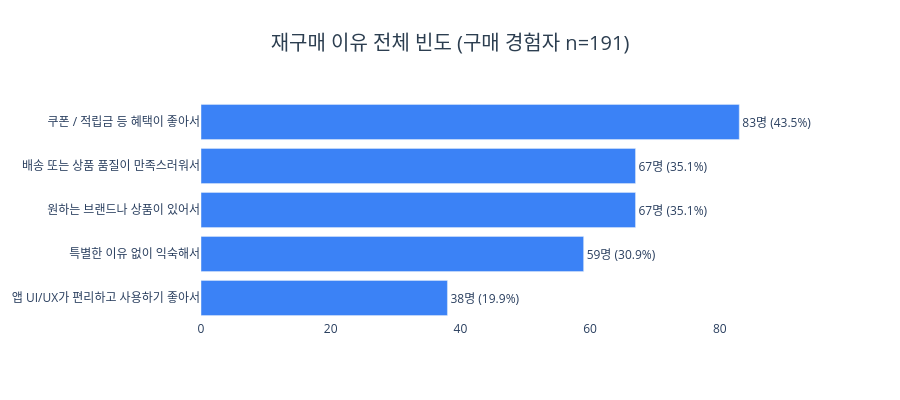

Notebook code for this chart:
### Code cell
repurchase_base_n = df['repurchase_reason'].notna().sum()
repurchase_text = [
    f"{int(n)}명 ({n / repurchase_base_n * 100:.1f}%)"
    for n in repurchase_all['언급 수']
]

fig = go.Figure(go.Bar(
    x=repurchase_all['언급 수'],
    y=repurchase_all['재구매 이유'],
    orientation='h',
    marker_color='#3B82F6',
    text=repurchase_text,
    textposition='outside'
))
fig.update_layout(
    title=dict(text=f'재구매 이유 전체 빈도 (구매 경험자 n={repurchase_base_n})', x=0.5, xanchor='center', font=dict(size=20, color='#2c3e50')),
    xaxis=dict(range=[0, repurchase_all['언급 수'].max() * 1.15]),
    plot_bgcolor='white',
    height=400,
    yaxis=dict(autorange='reversed')
)
fig.show()

### Figure 1 — Plotly figure (JSON) as saved in the notebook; plotly's stock layout.template omitted (floating-point values rounded to 4 significant figures)
{"data": [{"marker": {"color": "#3B82F6"}, "orientation": "h", "text": ["83명 (43.5%)", "67명 (35.1%)", "67명 (35.1%)", "59명 (30.9%)", "38명 (19.9%)"], "textposition": "outside", "type": "bar", "x": [83, 67, 67, 59, 38], "y": ["쿠폰 / 적립금 등 혜택이 좋아서", "배송 또는 상품 품질이 만족스러워서", "원하는 브랜드나 상품이 있어서", "특별한 이유 없이 익숙해서", "앱 UI/UX가 편리하고 사용하기 좋아서"]}], "layout": {"height": 400, "plot_bgcolor": "white", "title": {"font": {"color": "#2c3e50", "size": 20}, "text": "재구매 이유 전체 빈도 (구매 경험자 n=191)", "x": 0.5, "xanchor": "center"}, "xaxis": {"range": [0, 95.45]}, "yaxis": {"autorange": "reversed"}}}
